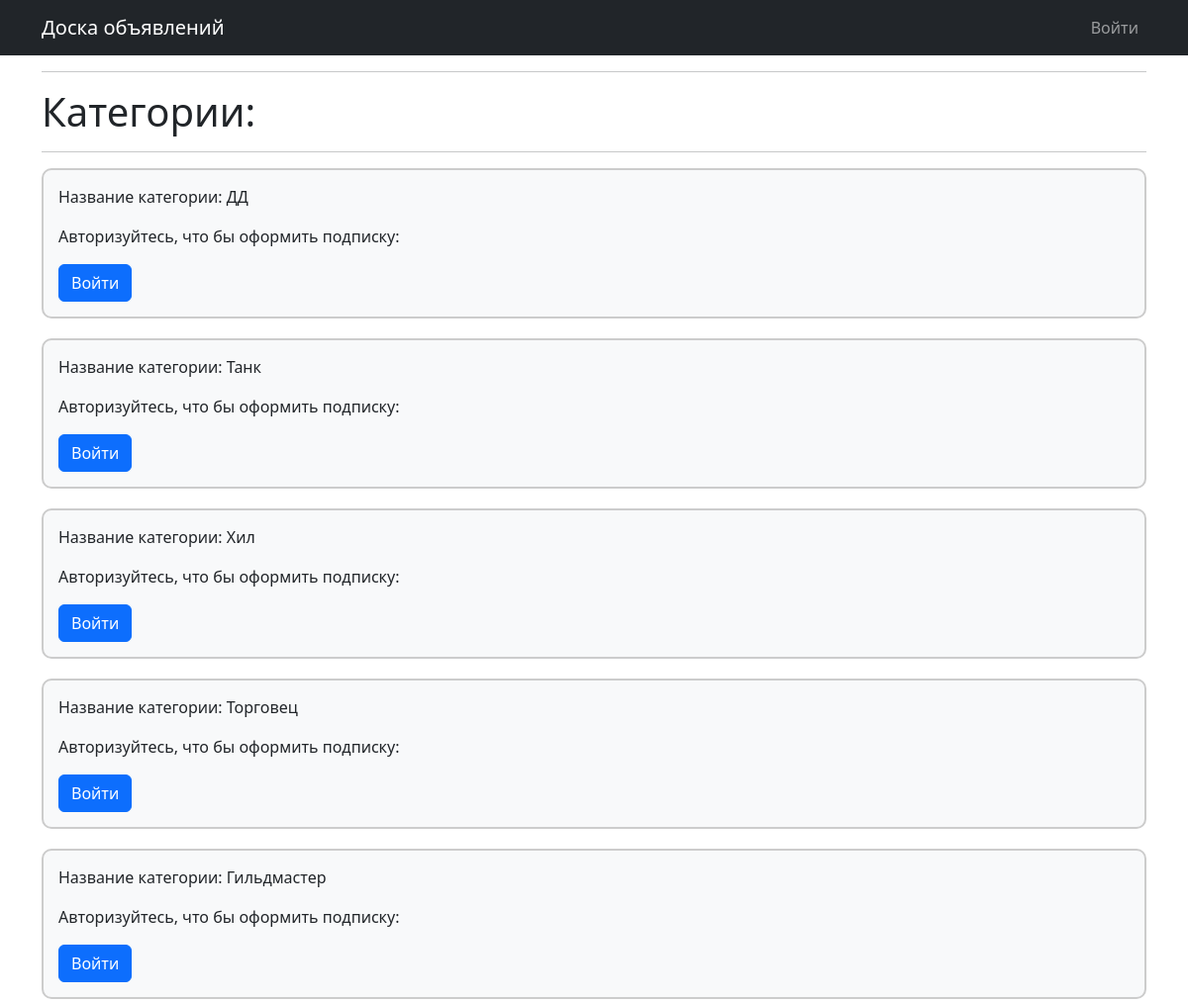
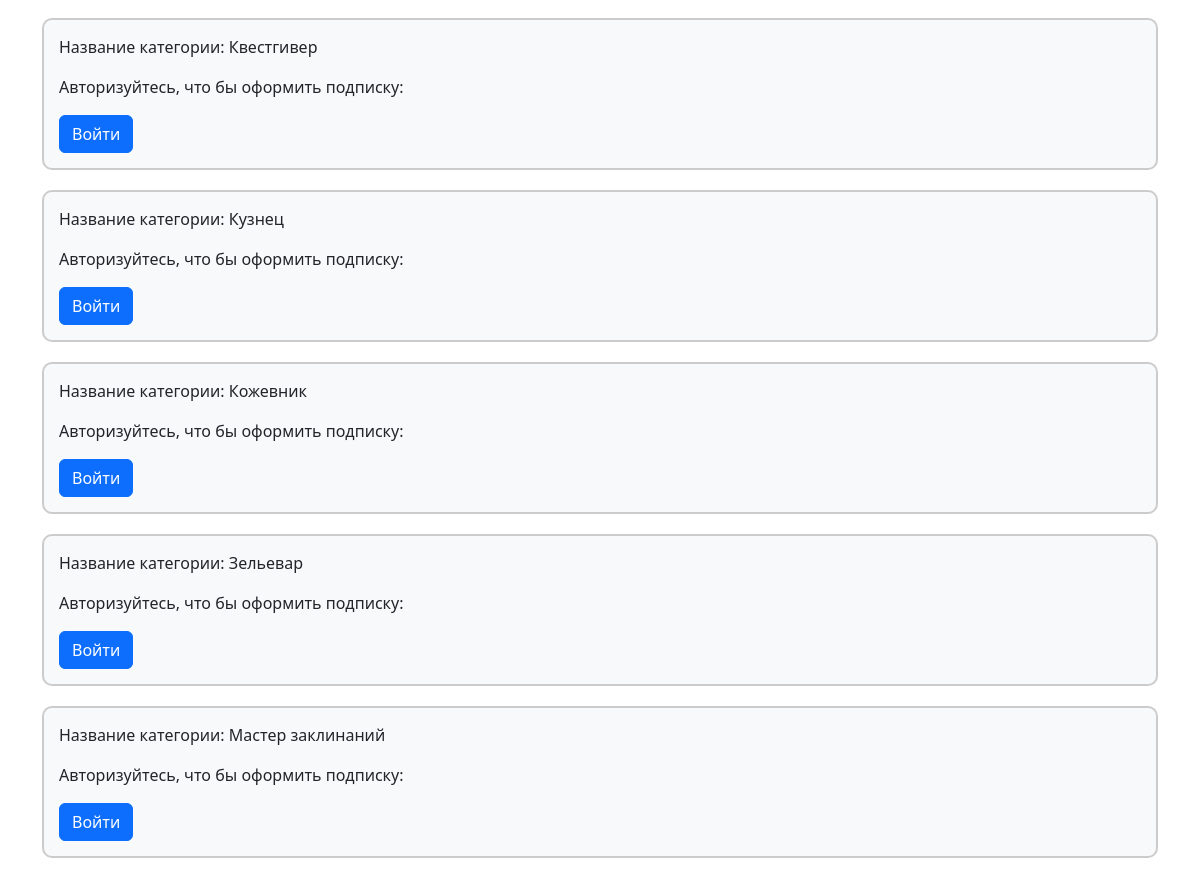
/posts/category_list/, run on the app's committed database (2 pictures, top to bottom).
### message_board/models.py (models this page shows, shortened)
class Category(models.Model):
    dd = 'ДД'
    tk = 'Танк'
    hl = 'Хил'
    tr = 'Торговец'
    gm = 'Гильдмастер'
    qg = 'Квестгивер'
    bs = 'Кузнец'
    tn = 'Кожевник'
    pm = 'Зельевар'
    sm = 'Мастер заклинаний'
    CATEGORY_TYPES = [
        (dd, 'DAMAGEDILLER'),
        (tk, 'TANK'),
        (hl, 'HEALER'),
        (tr, 'TRADER'),
        (gm, 'GILDMASTER'),
        (qg, 'QUESTGIVER'),
        (bs, 'BLACKSMITH'),
        (tn, 'TANNER'),
        (pm, 'POTIONMAKER'),
        (sm, 'SPELLMASTER'),
    ]
    name = models.CharField(max_length=17, choices=CATEGORY_TYPES)

### message_board/views.py (the view)
# urls.py: path('category_list/', CategoryList.as_view(), name='category_list'),
class CategoryList(ListView):
    model = Category
    template_name = 'all_categories.html'
    context_object_name = 'categories'
    paginate_by = 10

### templates/all_categories.html
{% extends 'flatpages/default.html' %}
{% block title %}
<hr>
<h1 class="page-title">Категории:</h1>
<hr>
{% endblock title %}
{% block content %}
    {% for category in categories %}
        <div style="border: 2px solid #ccc; border-radius: 10px; padding: 15px; margin-bottom: 20px; background-color: #f8f9fa;">
            <p>Название категории: {{ category.name }}</p>
            {% if user.is_authenticated %}
                <a class="btn btn-primary", href="">Оформить подписку</a>
            {% else %}
                <p>Авторизуйтесь, что бы оформить подписку:</p>
                <a class="btn btn-primary", href="{% url 'profile' %}">Войти</a>
            {% endif %}
        </div>
    {% endfor %}
 {% endblock content %}

### data on the page
Category: name "ДД"
Category: name "Танк"
Category: name "Хил"
Category: name "Торговец"
Category: name "Гильдмастер"
Category: name "Квестгивер"
Category: name "Кузнец"
Category: name "Кожевник"
Category: name "Зельевар"
Category: name "Мастер заклинаний"
